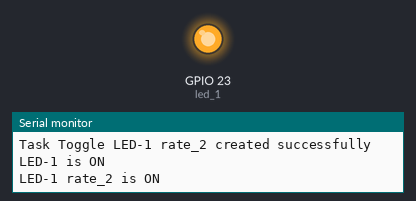
Recording of a sketch running on a simulated ESP32. Parts: output pins drawn as LEDs (lit = HIGH), the last lines printed to the serial monitor.

Above: at 0.5 s.
At 5.5 s:
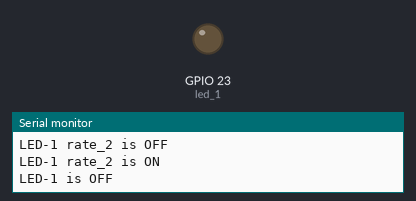
Timing chart, 0 to 7.8 s (numbered marks = the images above):
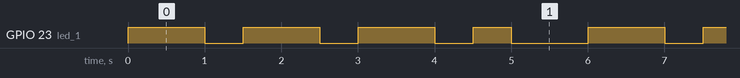

Measured:
- by itself, GPIO 23 (led_1): repeats every 6.0 s: 2 × (LOW 0.50 s, HIGH 1.0 s), LOW 0.50 s, HIGH 0.50 s, LOW 1.0 s, HIGH 1.0 s
- by itself, everything shown: repeats every 6.0 s, in 8 steps

The sketch:

task_ledBlink.ino
```cpp
/*----Use only core-1 for demo purpose----*/

#if CONFIG_FREERTOS_UNICORE
static const BaseType_t app_cpu = 0;
#else
static const BaseType_t app_cpu = 1;
#endif
/*----------------------------------------*/


/*----------Pins-----------------------*/
//static const int led_1 = LED_BUILTIN;
static const int led_1 = 23;
/*-------------------------------------*/

/*----Rate of LED Blinking-----*/
static const int rate_1 = 1000;
static const int rate_2 = 500;
/*------------------------------*/


/*Our task: Blink an LED-1 at rate_1----*/

void toggleLED_1(void * parameter)
{
  while(1)
  {
    digitalWrite(led_1, HIGH);
    Serial.println("LED-1 is ON");
    vTaskDelay(rate_1 / portTICK_PERIOD_MS);

    digitalWrite(led_1, LOW);
    Serial.println("LED-1 is OFF");
    vTaskDelay(rate_1 / portTICK_PERIOD_MS);
  }
}
/*-------------------------------------------*/


/*Our task: Blink an LED-1 at rate_2----*/

void toggleLED_1_rate_2(void * parameter)
{
  while(1)
  {
    digitalWrite(led_1, HIGH);
    Serial.println("LED-1 rate_2 is ON");
    vTaskDelay(rate_1 / portTICK_PERIOD_MS);

    digitalWrite(led_1, LOW);
    Serial.println("LED-1 rate_2 is OFF");
    vTaskDelay(rate_2 / portTICK_PERIOD_MS);
  }
}
/*-------------------------------------------*/


void setup() {

  /*Configure pins*/
  pinMode(led_1, OUTPUT);
  Serial.begin(115200);

  BaseType_t task_fd, task_fd2;   /*Return type of Task Create function*/


  /*Task to run forever*/
  task_fd = xTaskCreatePinnedToCore (        // Use xTaskCreate() in Vanilla FreeRTOS

                        toggleLED_1,         // Function to be called
                        "Toggle LED-1",      // Name of the task
                        1024,                // Stack size (Bytes in ESP32, Words in FreeRTOS)
                        NULL,                // Parameters to pass to functions
                        1,                   // Task priority (0 to configMAX_PRIORITIES -1 i.e. (0 to 25-1))
                        NULL,                // Task handle
                        app_cpu);            // Run on one core for demo purpose (ESP32 only)

  /*If this was Vanilla FreeRTOS, you'd want to call vTaskStartScheduler() in*/
  /*main after setting up your tasks*/

  if(task_fd == pdPASS) {
    Serial.println("Task Toggle LED-1 created successfully");
  }
  else {
    Serial.println("Toggle LED-1 task faild");
  }
  /*----------------------------------------------------------------------*/

  /*--------------------------------Task 2---------------------------------*/
  task_fd2 = xTaskCreatePinnedToCore (toggleLED_1_rate_2, "Toggle LED-1 rate_2", 1024, NULL, 1, NULL, app_cpu);

  if(task_fd2 == pdPASS) {
      Serial.println("Task Toggle LED-1 rate_2 created successfully");
  }
  else {
      Serial.println("Toggle LED-1 rate_2 task faild");
  }
  /*-----------------------------------------------------------------------*/

}

void loop() {
  // put your main code here, to run repeatedly:

}
```
